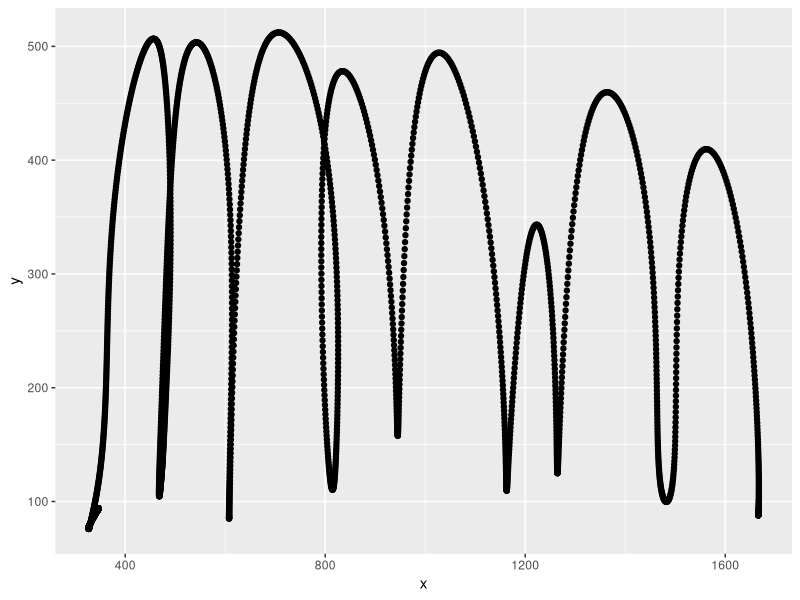
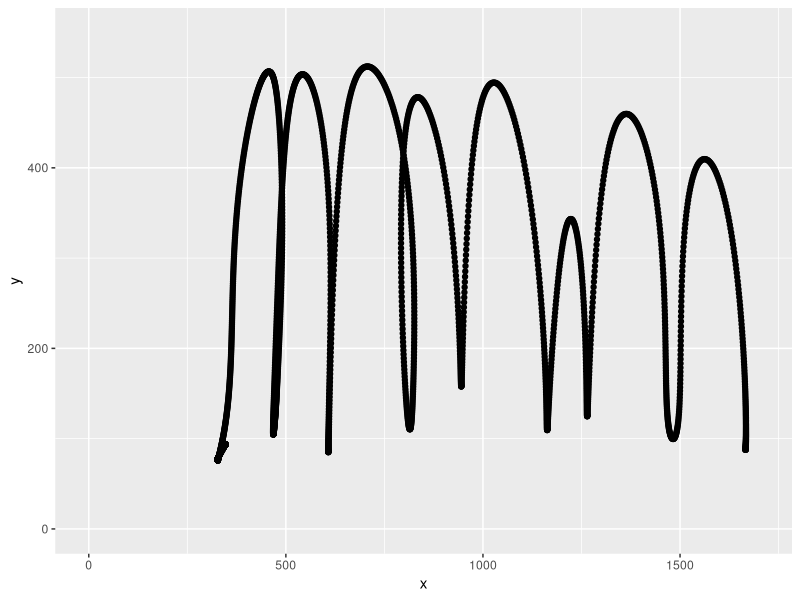

Write the R code that produced these figures, in order. (Note: this script raises an error after producing the figures.)
## ---- chunk 1
knitr::opts_chunk$set(echo = TRUE)
## ---- chunk 2

knitr::opts_knit$set(root.dir = normalizePath("/Users/signeklovekjaer/Documents/CognitiveScience/4.semester/Computational_modeling_for_cognitive_science/ComMod/Models of perception and action/21"))


#load data from trial 1 
d1 <- read.delim("21_1.txt", sep = ",", header = FALSE)

#set names for columns
names(d1) <- c("sample", "condition", "x", "y")

## ---- chunk 3
library(ggplot2)
#plot it 
ggplot(data = d1, aes(x,y)) + geom_point()
## ---- chunk 4
#plot 
ggplot(data = d1, aes(x,y)) + geom_point() + ylim(0,550) + xlim(0,1700)

## ---- chunk 5
#calculate euclidian distance....
manualdist <- sum(sqrt(diff(d1$x)^2 + diff(d1$y)^2))
manualdist
## ---- chunk 6
2913*0.0025
time <- seq(from = 0, to = 7.28, by = 0.0025)

d1 <- cbind(d1, time)


## ---- chunk 7
#lag goes one back 

vel <- (d1$y - dplyr::lag(d1$y, k=1)) / 0.0025
vel

d1 <- cbind(d1, vel)

acc <- (d1$vel - dplyr::lag(d1$vel, k=1)) / 0.0025

acc

d1 <- cbind(d1, acc)
## ---- chunk 8
#change na to zero
d1[is.na(d1)] <- 0


#smooth velocity
lowpass.spline <- smooth.spline(d1$time,d1$vel, spar = 0.6) ## Control spar for amount of smoothing


#plot it 
plot(d1$time, d1$vel, type="l", lwd = 5, col = "green")
lines(predict(lowpass.spline, d1$time), col = "red", lwd = 2)
## ---- chunk 9
#smooth acceleration

lowpass.spline_acc <- smooth.spline(d1$time,d1$acc, spar = 0.3) ## Control spar for amount of smoothing


#plot it 
plot(d1$time, d1$acc, type="l", lwd = 5, col = "green")
lines(predict(lowpass.spline_acc, d1$time), col = "red", lwd = 2)
## ---- chunk 10
vel_smooth <- predict(lowpass.spline, d1$time)

d1 <- cbind(d1, vel_smooth$y)

acc_smooth <- predict(lowpass.spline_acc, d1$time)

d1 <- cbind(d1, acc_smooth$y)

## ---- chunk 11
#will be non-zero at cross-overs and will have the sign of the crossing
d1$zerocrossing <- c(0, diff(sign(d1$`acc_smooth$y`)))

ix <- which(d1$zerocrossing != 0)

d1$zerocrossing <- as.factor(ifelse(d1$zerocrossing == 0,0,1))

ggplot(data = d1, aes(x,y, color = zerocrossing,  alpha = zerocrossing)) + geom_point() + ylim(0,550) + xlim(0,1700)

## ---- chunk 12

d1$zerocrossing_vel <- c(0, diff(sign(d1$`vel_smooth$y`)))


d1$zerocrossing_vel <- as.factor(ifelse(d1$zerocrossing_vel == 0,0,1))

ggplot(data = d1, aes(x,y, color = zerocrossing_vel, alpha = zerocrossing_vel)) + geom_point() + ylim(0,550) + xlim(0,1700)



## ---- chunk 13
ix <- which(d1$zerocrossing_vel != 0)


table<-which(d1$zerocrossing_vel != 0)

d1$sixth<-ifelse(d1$sample< table[16] | d1$sample > table[18],0,1)

d1$sixth <-as.factor(d1$sixth)
ggplot(data=d1, aes(x=x,y=y,color=sixth)) +
  geom_point() +
  ylim(0,600) +
  xlim(0,1900)



## ---- chunk 14
# 9.

ggplot(data=d1, aes(x=x,y=y,color=sixth, alpha = sixth)) + #plotting the data
  geom_point() +
  ylim(0,600) +
  xlim(0,1900) +
  scale_alpha_manual(guide='none', values = list('0' = 0.1, '1' = 0.1, '2' = 1))+
  scale_color_discrete(name = "", labels = c("Non-important trial", "Important trail", "y velocity changing direction"))

## ---- chunk 15
# Bonus -->not changed to work for my data

# Here is a function that will run the analysis in question 10 for any set of data
mousePlot <-function(df){
  
  time <- seq(from=0,to=(nrow(df)-1)*0.0025,by=0.0025) #making a time seqence with the length of the dataframe with 0.0025 increments
  df<-cbind(df,time)
  
  colnames(df)<-c('sample','condition','x','y','time') #naming variables
  
  df$v<-((df$y-dplyr::lag(df$y, n= 1L))/0.0025) #calculating velocity
  
  df[is.na(df)] <- 0 
  
  lowpass.spline <- smooth.spline(df$time,df$v, spar = 0.3) #running a spline low pass filter
  sv<-predict(lowpass.spline, df$time) #running the filter on the data
  df<-cbind(sv$y,df) #saving the filtered data
  
  colnames(df)<-c('sv','sample','condition','x','y','time','v') #naming variables
  
  df$updn <- c(0, diff(sign(df$sv))) #finding were the sign switches velocity
  table<-which(df$updn!=0) #save the sample numbers of the sign switches

  for (n in (1:length(table))){ #finding the 6th movement
    if (df[table[n],'x']>1100 & df[table[n],'x']<1263)
      high<-n
  }
  
  df$imp<-ifelse(df$sample<table[high-1] | df$sample>table[high+1],0,1) #marking samples with the important 6th movement
  df$imp<-ifelse(df$updn==0,df$imp,2) #adding peaks to the 6th movement data to the dataframe
  df$imp <-as.factor(df$imp) #making it a factor
  
  ggplot(data=df, aes(x=x,y=y,color=imp, alpha = imp)) + #plotting the data
    geom_point() +
    ylim(0,600) +
    xlim(0,1900) +
    scale_alpha_manual(guide='none', values = list('0' = 0.1, '1' = 0.1, '2' = 1))+
    scale_color_discrete(name = "", labels = c("Non-important trial", "Important trail", "y velocity changing direction"))+
    labs(title=paste('Condition:' ,df[1,'condition']))
}

mousedata<-read.delim('21_2.txt',sep = ',', header = F) #loading data
mousePlot(mousedata) #running the function
